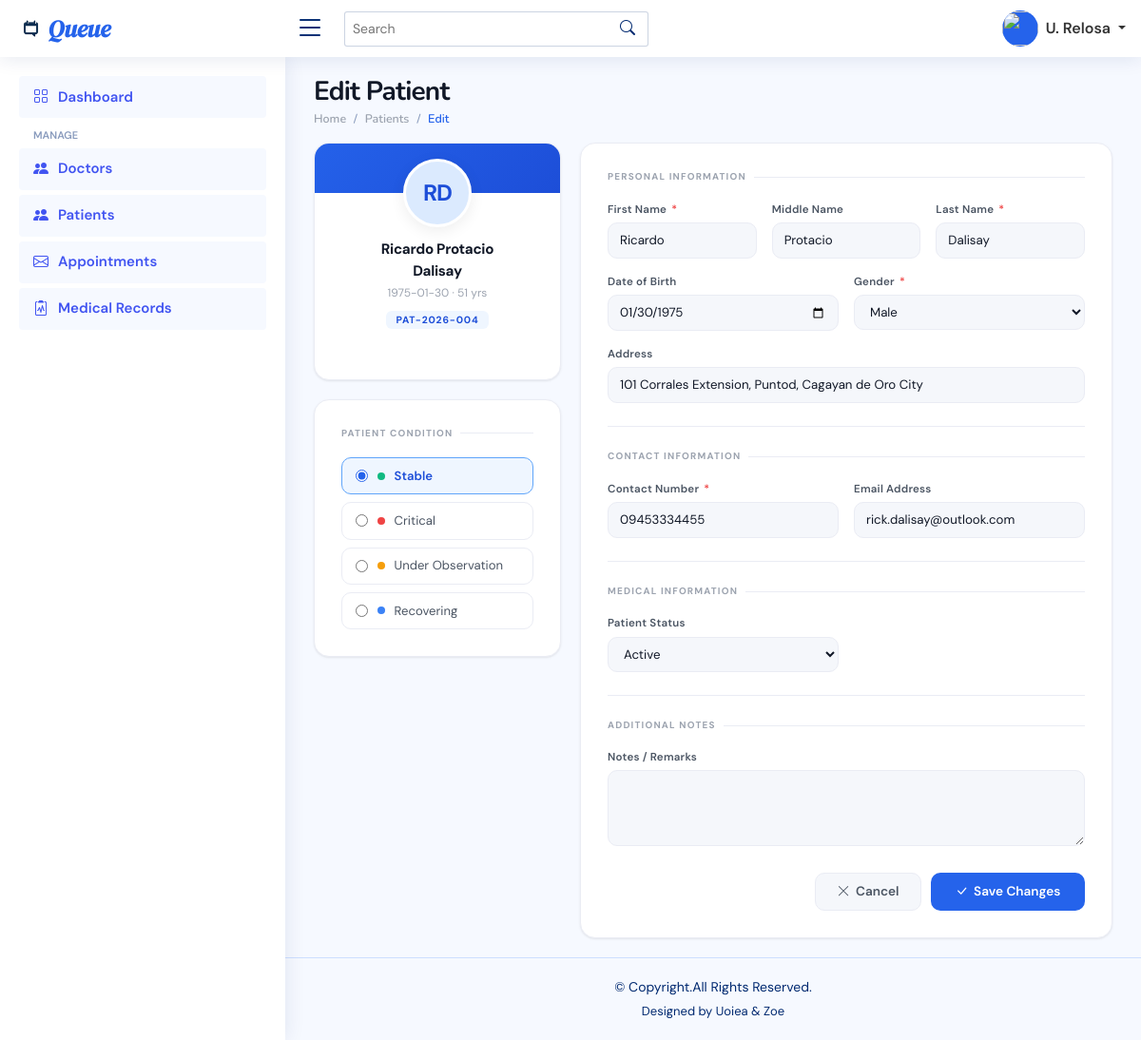
Page /public/admin/editPatient?id=4 (signed in) on the committed database.
### tables this page shows
CREATE TABLE `patients` (
  `id` int(11) NOT NULL,
  `patientCode` varchar(20) NOT NULL,
  `firstName` varchar(100) NOT NULL,
  `middleName` varchar(100) DEFAULT NULL,
  `lastName` varchar(100) NOT NULL,
  `gender` enum('Male','Female','Other') NOT NULL,
  `dateOfBirth` date DEFAULT NULL,
  `contactNumber` varchar(20) DEFAULT NULL,
  `emailAddress` varchar(150) DEFAULT NULL,
  `address` text DEFAULT NULL,
  `status` enum('Active','Discharged','Inactive') NOT NULL DEFAULT 'Active',
  `photoUrl` varchar(255) DEFAULT NULL,
  `patientCondition` enum('Stable','Critical','Under Observation','Recovering') DEFAULT 'Stable',
  `notes` text DEFAULT NULL,
  `createdAt` timestamp NOT NULL DEFAULT current_timestamp(),
  `updatedAt` timestamp NOT NULL DEFAULT current_timestamp() ON UPDATE current_timestamp()
);

### public/admin/editPatient.php (the view, shortened to what this page needs)
<?php
include('./includes/header.php');
include('./includes/topbar.php');
include('./includes/sidebar.php');
require_once('../../app/config/config.php');
$id = (int)($_GET['id'] ?? 0);
$stmt = $conn->prepare("SELECT * FROM patients WHERE id=?");
$stmt->bind_param('i', $id);
$stmt->execute();
$p = $stmt->get_result()->fetch_assoc();
$fullname = $p['firstName'] . ' ' . ($p['middleName'] ? $p['middleName'] . ' ' : '') . $p['lastName'];
$age = $p['dateOfBirth'] ? floor((time() - strtotime($p['dateOfBirth'])) / 31557600) : null;
?>
<div class="pagetitle">
    <h1>Edit Patient</h1>
    <nav>
        <ol class="breadcrumb">
            <li class="breadcrumb-item"><a href="index">Home</a></li>
            <li class="breadcrumb-item"><a href="patients">Patients</a></li>
            <li class="breadcrumb-item active">Edit</li>
        </ol>
    </nav>
</div>
<section class="section page-edit">
    <div class="add-layout">
        <div class="side-column">
            <div class="form-card side-card" style="padding-top:0;overflow:hidden;">
                <div style="padding:0 1.25rem 1.5rem;text-align:center;">
                    <div class="profile-avatar" id="sideAvatar">
                        <?= strtoupper(substr($p['firstName'], 0, 1) . substr($p['lastName'], 0, 1)) ?>
                    </div>
                    <div class="profile-name" id="sideName"><?= htmlspecialchars($fullname) ?></div>
                    <div class="profile-sub" id="sideSub">
                        <?= $p['dateOfBirth'] ? htmlspecialchars($p['dateOfBirth']) . ($age ? ' · ' . $age . ' yrs' : '') : '—' ?>
                    </div>
                    <div class="profile-code"><?= htmlspecialchars($p['patientCode']) ?></div>
                </div>
            </div>
            <div class="form-card cond-card">
                <div class="section-label">Patient Condition</div>
                <div class="radio-options">
                    <?php
                    $condColors = [
                        'Stable'            => 'var(--green)',
                        'Critical'          => 'var(--red)',
                        'Under Observation' => 'var(--amber)',
                        'Recovering'        => 'var(--blue-500)',
                    ];
                    foreach ($condColors as $val => $col): ?>
                        <label class="radio-option <?= $p['patientCondition'] === $val ? 'selected' : '' ?>">
                            <input type="radio" name="condition" value="<?= $val ?>"
                                <?= $p['patientCondition'] === $val ? 'checked' : '' ?>
                                onchange="selectRadio(this)">
                            <span class="status-dot" style="background:<?= $col ?>"></span> <?= $val ?>
                        </label>
                    <?php endforeach; ?>
                </div>
            </div>
        </div>
        <div class="form-card main-form-card">
            <form id="editForm" onsubmit="savePatient(event)">
                <div class="section-label">Personal Information</div>
                <div class="form-grid cols-3">
                    <div class="field">
                        <label>First Name <span class="req">*</span></label>
                        <input type="text" name="first_name"
                            value="<?= htmlspecialchars($p['firstName']) ?>"
                            required oninput="updateSide()">
                    </div>
                    <div class="field">
                        <label>Middle Name</label>
                        <input type="text" name="middle_name"
                            value="<?= htmlspecialchars($p['middleName'] ?? '') ?>">
                    </div>
                    <div class="field">
                        <label>Last Name <span class="req">*</span></label>
                        <input type="text" name="last_name"
                            value="<?= htmlspecialchars($p['lastName']) ?>"
                            required oninput="updateSide()">
                    </div>
                </div>
                <div class="form-grid" style="margin-top:1rem;">
                    <div class="field">
                        <label>Date of Birth</label>
                        <input type="date" name="dob"
                            value="<?= htmlspecialchars($p['dateOfBirth'] ?? '') ?>"
                            oninput="updateSide()">
                    </div>
                    <div class="field">
                        <label>Gender <span class="req">*</span></label>
                        <select name="gender" required>
                            <option <?= $p['gender'] === 'Male'   ? 'selected' : '' ?>>Male</option>
                        </select>
                    </div>
                </div>
                <div class="form-grid cols-1" style="margin-top:1rem;">
                    <div class="field">
                        <label>Address</label>
                        <input type="text" name="address"
                            value="<?= htmlspecialchars($p['address'] ?? '') ?>"
                            placeholder="Street, Barangay, City, Province">
                    </div>
                </div>
                <div class="form-divider"></div>
                <div class="section-label">Contact Information</div>
                <div class="form-grid">
                    <div class="field">
                        <label>Contact Number <span class="req">*</span></label>
                        <input type="tel" name="contact"
                            value="<?= htmlspecialchars($p['contactNumber'] ?? '') ?>" required>
                    </div>
                    <div class="field">
                        <label>Email Address</label>
                        <input type="email" name="email"
                            value="<?= htmlspecialchars($p['emailAddress'] ?? '') ?>">
                    </div>
                </div>
                <div class="form-divider"></div>
                <div class="section-label">Medical Information</div>
                <div class="form-grid">
                    <div class="field">
                        <label>Patient Status</label>
                        <select name="status">
                            <option <?= $p['status'] === 'Active'     ? 'selected' : '' ?>>Active</option>
                        </select>
                    </div>
                </div>
                <div class="form-divider"></div>
                <div class="section-label">Additional Notes</div>
                <div class="form-grid cols-1">
                    <div class="field">
                        <label>Notes / Remarks</label>
                        <textarea name="notes"><?= htmlspecialchars($p['notes'] ?? '') ?></textarea>
                    </div>
                </div>
                <div class="form-actions">
                    <a href="patients" class="btn-secondary"><i class="bi bi-x-lg"></i> Cancel</a>
                    <button type="submit" class="btn-primary"><i class="bi bi-check-lg"></i> Save Changes</button>
                </div>
            </form>
        </div>
    </div>
</section>
<?php include('./includes/footer.php'); ?>

### public/assets/css/style.css (style rules this page uses)
:root { scroll-behavior: smooth; }
body { font-family: "Open Sans", sans-serif; background: #f6f9ff; color: #444444; }
a { color: #4154f1; text-decoration: none; }
h1, h2, h3, h4, h5, h6 { font-family: "Nunito", sans-serif; }
.pagetitle { margin-bottom: 10px; }
.pagetitle h1 { font-size: 24px; margin-bottom: 0; font-weight: 600; color: #012970; }
.breadcrumb { font-size: 14px; font-family: "Nunito", sans-serif; color: #899bbd; font-weight: 600; }
.breadcrumb a { color: #899bbd; transition: 0.3s; }
.breadcrumb .breadcrumb-item::before { color: #899bbd; }
.breadcrumb .active { color: #51678f; font-weight: 600; }

### public/admin/includes/header.php (style rules this page uses)
body { font-family: 'DM Sans', sans-serif !important; }

### rows in the picture
patients: firstName+lastName "RD", fullname "Ricardo Protacio Dalisay", dateOfBirth "1975-01-30", dateOfBirth "51", patientCode "PAT-2026-004", patientCondition "☑ Stable", patientCondition "☐ Critical", patientCondition "☐ Under Observation", patientCondition "☐ Recovering", first_name "Ricardo", middle_name "Protacio", last_name "Dalisay", dob "01/30/1975", gender "Male", address "101 Corrales Extension, Puntod, Cagayan de Oro City", contact "09453334455", email "rick.dalisay@outlook.com", status "Active"

### other values in the picture
$shortName "U. Relosa"
$val "Stable"
$val "Critical"
$val "Under Observation"
$val "Recovering"
